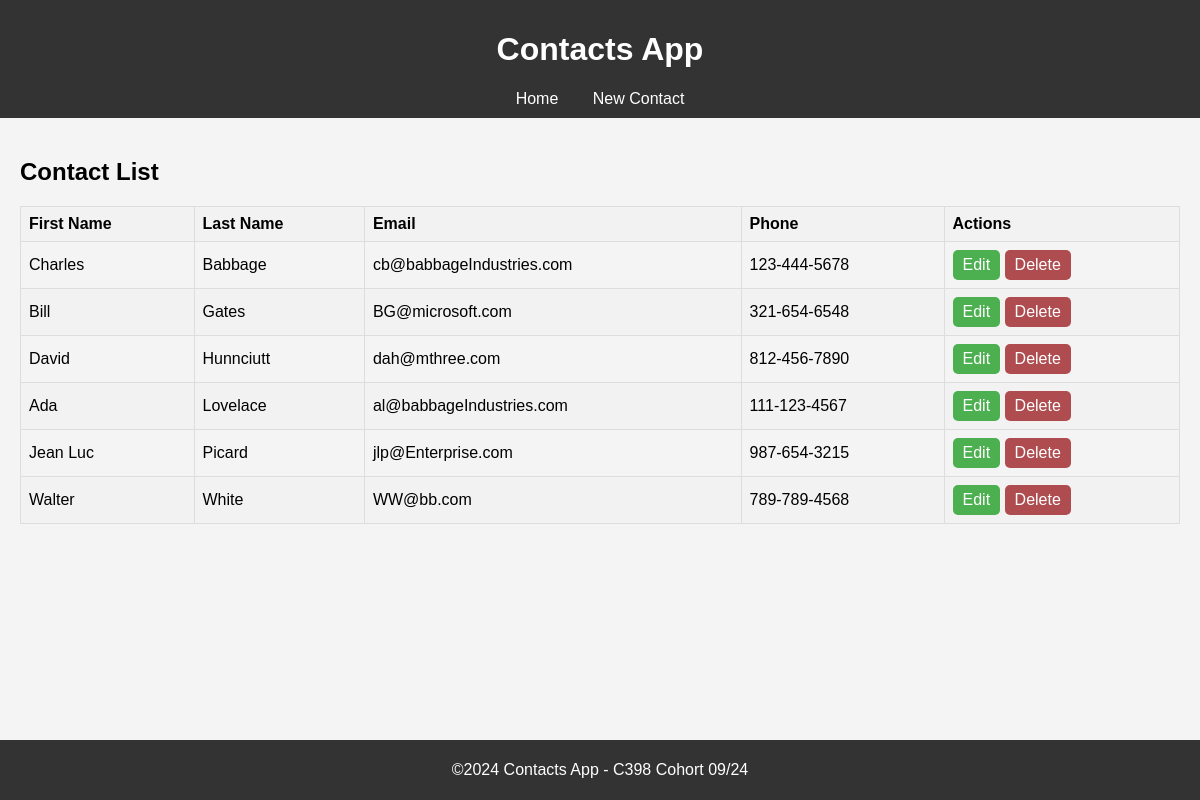
/contacts/, run on the app's committed database.
### contacts/models.py (models this page shows, shortened)
class Contact(models.Model):
    first_name = models.CharField(max_length=50)
    last_name = models.CharField(max_length=50)
    email = models.EmailField(unique=True)
    phone_number = models.CharField(max_length=15, blank=True)

### contacts/views.py (the view)
# urls.py: path('', views.contact_list, name='contact_list'),
def contact_list(request):
    contacts = Contact.objects.all().order_by('last_name')
    return render(request, 'contacts/contact_list.html', {'contacts': contacts})

### contacts/templates/contacts/contact_list.html (shortened to what this page needs)
{% extends 'base.html' %}
{% block content %}
<h2>Contact List</h2>
<table class="table table-striped">
    <thead>
        <tr>
            <th>First Name</th>
            <th>Last Name</th>
            <th>Email</th>
            <th>Phone</th>
            <th>Actions</th>
        </tr>
    </thead>
    <tbody>
    {% for contact in contacts %}
        <tr>
            <td>{{ contact.first_name }}</td>
            <td>{{ contact.last_name }}</td>
            <td>{{ contact.email }}</td>
            <td>{{ contact.phone_number }}</td>
            <td>
                <a href="{% url 'contact_update' contact.pk %}" class="editButton">Edit</a>
                <a href="{% url 'contact_delete' contact.pk %}" class="deleteButton">Delete</a>
            </td>
        </tr>
    {% endfor %}
    </tbody>
</table>
{% endblock %}

### contacts/templates/base.html (shortened to what this page needs)
<!DOCTYPE html>
<html lang="en">
<head>
    {% load static %}
    <link rel="stylesheet" href="{% static 'css/styles.css' %}">
</head>
<body>
    <header>
        <h1>Contacts App</h1>
        <nav>
            <a href="{% url 'contact_list' %}">Home</a>
            <a href="{% url 'contact_create' %}">New Contact</a>
        </nav>
    </header>
    <main>
        {% block content %}{% endblock %}
    </main>
    <footer>
        <p>©2024 Contacts App - C398 Cohort 09/24</p>
    </footer>
</body>
</html>

### contacts/static/css/styles.css (style rules this page uses)
body { font-family: Arial, sans-serif; background-color: #f4f4f4; margin: 0; padding: 0; }
header { background-color: #333; color: #fff; padding: 10px 0; text-align: center; position: sticky; top: 0; }
footer { background-color: #333; color: #fff; text-align: center; padding: 5px 0; position: fixed; width: 100%; bottom: 0; }
nav a { color: #fff; margin: 0 15px; text-decoration: none; }
main { padding: 20px; }
table { width: 100%; border-collapse: collapse; margin-bottom: 50px; }
table, th, td { border: 1.5px solid #ddd; }
th, td { padding: 8px; text-align: left; }
th { background-color: #f2f2f2; }
tr:nth-child(even) { background-color: #f2f2f2; }
.editButton { display: inline-block; padding: 6px 10px; font-size: 16px; color: white; background-color: #4CAF50; text-align: center; text-decoration: none; border-radius: 5px; border: none; cursor: pointer; }
.deleteButton { display: inline-block; padding: 6px 10px; font-size: 16px; color: white; background-color: #AF4C50; text-align: center; text-decoration: none; border-radius: 5px; border: none; cursor: pointer; }

### data on the page
Contact: first_name "Charles", last_name "Babbage", email "cb@babbageIndustries.com", phone_number "123-444-5678"
Contact: first_name "Bill", last_name "Gates", email "BG@microsoft.com", phone_number "321-654-6548"
Contact: first_name "David", last_name "Hunnciutt", email "dah@mthree.com", phone_number "812-456-7890"
Contact: first_name "Ada", last_name "Lovelace", email "al@babbageIndustries.com", phone_number "111-123-4567"
Contact: first_name "Jean Luc", last_name "Picard", email "jlp@Enterprise.com", phone_number "987-654-3215"
Contact: first_name "Walter", last_name "White", email "WW@bb.com", phone_number "789-789-4568"
